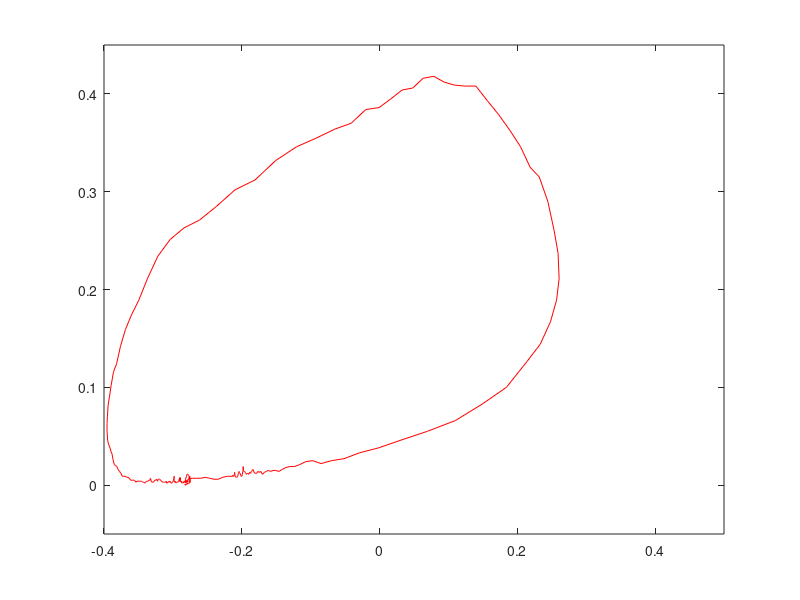
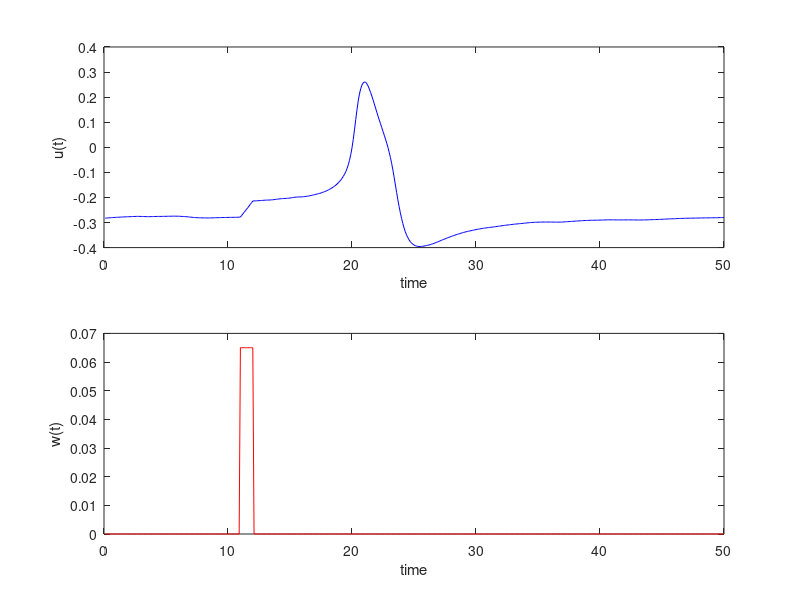

These charts were generated, in order, by the following MATLAB code:
% Morris Lecar model
% simple model of excitable media that exhibits true threshold behavior
% Single cell

I = 0.08;
g_Ca = 1.0;
E_Ca = 1.0;
g_k = 2.0;
E_K = -0.7;
g_L = 0.5;
E_L = -0.5;

v1 = -0.01;
v2 = 0.15;
v3 = 0.1;
v4 = 0.145;
a = 3.0;

tmax = 50; %s
% dt = 0.0001; 
dt = 0.01;
durn = round(1/dt);
tnmax = round(tmax/dt);

resultt = [];
resultu = [];
resultw = [];
resulttau = [];

u = -0.283;
% w = -0.03;
nch = 1000;
w = zeros(1,nch);

iappl=zeros(1,tnmax);
iappl(1100:1200)=0.065;

for tn = 1:tnmax
%     tn/tnmax
    m_ss = 0.5*(1+tanh((u-v1)/v2));
    w_ss = 0.5*(1+tanh((u-v3)/v4));
    tau_w = a*1./cosh((u-v3)/(2*v4));
    
%     dw_dt = 1/tau_w*(w_ss - w);
%     w = w + dw_dt*dt;
    
     alpha_w = w_ss/tau_w;
     beta_w = (1-w_ss)/tau_w;
     
         r=rand(1,nch);  
         w(w==0 & r < alpha_w*dt)=1;

         r=rand(1,nch);
         w(w==1 & r < beta_w*dt)=0;

         w_avg = mean(w');
         w_avg = w_avg';


        du_dt = I-g_Ca*m_ss.*(u-E_Ca) - g_k*w_avg.*(u-E_K) - g_L*(u-E_L)+iappl(tn);    
%     du_dt = I-g_Ca*m_ss*(u-E_Ca) - g_k*w*(u-E_K) - g_L*(u-E_L);
    u = u + du_dt * dt;
    
    if (mod(tn,10) == 0)
        resultt = [resultt tn*dt];
        resultu = [resultu u];
%         resultw = [resultw w];
        resultw = [resultw w_avg];
    end   
end

% u_t = -1 : 0.01: 0.2;
% w_ssnull = 0.5*(1+tanh((u_t-v2)/v4));
% m_ssnull = 0.5*(1+tanh((u_t-v1)/v2));
% u_ssnull = (I - g_Ca*m_ssnull.*(u_t-E_Ca) - g_L*(u_t-E_L))./(g_k*(u_t-E_K));

figure(1);
plot(resultu,resultw, 'r')
% xlabel('u(t)');
% ylabel('w(t)');
hold on;
% plot(u_t,w_ssnull,'b--')
% plot(u_t,u_ssnull,'k--')
axis([-0.4 0.5 -0.05 0.45]);
% title('w(t) vs u(t) phase plane');
%hold off;

% figure(2);
% plot(resultt,resultu,'b')
% xlabel('time');
% ylabel('u(t)');
% 
% hold on;
% plot(resultt,resultw,'g')
% xlabel('time');
% ylabel('w(t)& u(t)');
% legend('u(t)','w(t)','Location','Northeast');
%hold off
% 
figure
subplot(2,1,1)
plot(resultt,resultu,'b')
% axis([0 50 -0.3 0.5])
xlabel('time')
ylabel('u(t)')

iappl=zeros(1,tnmax/10);
iappl(110:120)=0.065;

subplot(2,1,2)
plot(resultt,iappl,'r')
axis([0,50,0,0.07])
xlabel('time');
ylabel('w(t)');
    
    